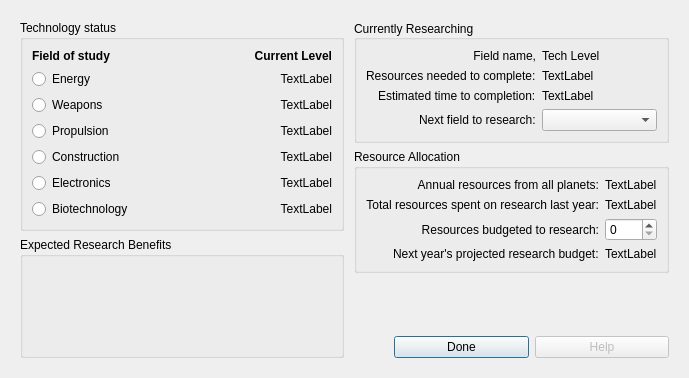
<?xml version="1.0" encoding="UTF-8"?>
<ui version="4.0">
 <class>ResearchDialog</class>
 <widget class="QDialog" name="ResearchDialog">
  <property name="geometry">
   <rect>
    <x>0</x>
    <y>0</y>
    <width>689</width>
    <height>378</height>
   </rect>
  </property>
  <property name="windowTitle">
   <string>Research</string>
  </property>
  <property name="modal">
   <bool>true</bool>
  </property>
  <layout class="QHBoxLayout" name="horizontalLayout">
   <property name="spacing">
    <number>0</number>
   </property>
   <item>
    <widget class="QWidget" name="leftColumn" native="true">
     <layout class="QVBoxLayout" name="verticalLayout">
      <property name="rightMargin">
       <number>5</number>
      </property>
      <item>
       <widget class="QGroupBox" name="technologyStatusBox">
        <property name="title">
         <string>Technology status</string>
        </property>
        <layout class="QFormLayout" name="formLayout_3">
         <property name="fieldGrowthPolicy">
          <enum>QFormLayout::AllNonFixedFieldsGrow</enum>
         </property>
         <item row="0" column="0">
          <widget class="QLabel" name="label_16">
           <property name="font">
            <font>
             <weight>75</weight>
             <bold>true</bold>
            </font>
           </property>
           <property name="text">
            <string>Field of study</string>
           </property>
          </widget>
         </item>
         <item row="0" column="1">
          <widget class="QLabel" name="label_17">
           <property name="font">
            <font>
             <weight>75</weight>
             <bold>true</bold>
            </font>
           </property>
           <property name="text">
            <string>Current Level</string>
           </property>
           <property name="alignment">
            <set>Qt::AlignRight|Qt::AlignTrailing|Qt::AlignVCenter</set>
           </property>
          </widget>
         </item>
         <item row="1" column="0">
          <widget class="QRadioButton" name="energyButton">
           <property name="text">
            <string>Energy</string>
           </property>
          </widget>
         </item>
         <item row="1" column="1">
          <widget class="QLabel" name="energyLevelLabel">
           <property name="text">
            <string>TextLabel</string>
           </property>
           <property name="alignment">
            <set>Qt::AlignRight|Qt::AlignTrailing|Qt::AlignVCenter</set>
           </property>
          </widget>
         </item>
         <item row="2" column="0">
          <widget class="QRadioButton" name="weaponsButton">
           <property name="text">
            <string>Weapons</string>
           </property>
          </widget>
         </item>
         <item row="2" column="1">
          <widget class="QLabel" name="weaponsLevelLabel">
           <property name="text">
            <string>TextLabel</string>
           </property>
           <property name="alignment">
            <set>Qt::AlignRight|Qt::AlignTrailing|Qt::AlignVCenter</set>
           </property>
          </widget>
         </item>
         <item row="3" column="0">
          <widget class="QRadioButton" name="propulsionButton">
           <property name="text">
            <string>Propulsion</string>
           </property>
          </widget>
         </item>
         <item row="3" column="1">
          <widget class="QLabel" name="propulsionLevelLabel">
           <property name="text">
            <string>TextLabel</string>
           </property>
           <property name="alignment">
            <set>Qt::AlignRight|Qt::AlignTrailing|Qt::AlignVCenter</set>
           </property>
          </widget>
         </item>
         <item row="4" column="0">
          <widget class="QRadioButton" name="constructionButton">
           <property name="text">
            <string>Construction</string>
           </property>
          </widget>
         </item>
         <item row="4" column="1">
          <widget class="QLabel" name="constructionLevelLabel">
           <property name="text">
            <string>TextLabel</string>
           </property>
           <property name="alignment">
            <set>Qt::AlignRight|Qt::AlignTrailing|Qt::AlignVCenter</set>
           </property>
          </widget>
         </item>
         <item row="5" column="0">
          <widget class="QRadioButton" name="electronicsButton">
           <property name="text">
            <string>Electronics</string>
           </property>
          </widget>
         </item>
         <item row="5" column="1">
          <widget class="QLabel" name="electronicsLevelLabel">
           <property name="text">
            <string>TextLabel</string>
           </property>
           <property name="alignment">
            <set>Qt::AlignRight|Qt::AlignTrailing|Qt::AlignVCenter</set>
           </property>
          </widget>
         </item>
         <item row="6" column="0">
          <widget class="QRadioButton" name="biotechnologyButton">
           <property name="text">
            <string>Biotechnology</string>
           </property>
          </widget>
         </item>
         <item row="6" column="1">
          <widget class="QLabel" name="biotechnologyLevelLabel">
           <property name="text">
            <string>TextLabel</string>
           </property>
           <property name="alignment">
            <set>Qt::AlignRight|Qt::AlignTrailing|Qt::AlignVCenter</set>
           </property>
          </widget>
         </item>
        </layout>
       </widget>
      </item>
      <item>
       <widget class="QGroupBox" name="researchBenefitsBox">
        <property name="title">
         <string>Expected Research Benefits</string>
        </property>
        <layout class="QVBoxLayout" name="verticalLayout_3">
         <property name="leftMargin">
          <number>9</number>
         </property>
         <property name="topMargin">
          <number>0</number>
         </property>
         <property name="rightMargin">
          <number>9</number>
         </property>
         <property name="bottomMargin">
          <number>9</number>
         </property>
         <item>
          <widget class="QListView" name="researchBenefitsView">
           <property name="styleSheet">
            <string notr="true">background: rgba(255, 255, 255, 0%)</string>
           </property>
           <property name="frameShape">
            <enum>QFrame::NoFrame</enum>
           </property>
           <property name="verticalScrollBarPolicy">
            <enum>Qt::ScrollBarAlwaysOff</enum>
           </property>
           <property name="horizontalScrollBarPolicy">
            <enum>Qt::ScrollBarAlwaysOff</enum>
           </property>
           <property name="autoScrollMargin">
            <number>16</number>
           </property>
          </widget>
         </item>
        </layout>
       </widget>
      </item>
     </layout>
    </widget>
   </item>
   <item>
    <widget class="QWidget" name="rightColumn" native="true">
     <layout class="QVBoxLayout" name="verticalLayout_4">
      <property name="leftMargin">
       <number>5</number>
      </property>
      <item>
       <widget class="QGroupBox" name="currentResearchBox">
        <property name="sizePolicy">
         <sizepolicy hsizetype="Preferred" vsizetype="Minimum">
          <horstretch>0</horstretch>
          <verstretch>0</verstretch>
         </sizepolicy>
        </property>
        <property name="title">
         <string>Currently Researching</string>
        </property>
        <property name="alignment">
         <set>Qt::AlignLeading|Qt::AlignLeft|Qt::AlignVCenter</set>
        </property>
        <layout class="QFormLayout" name="formLayout_2">
         <property name="sizeConstraint">
          <enum>QLayout::SetDefaultConstraint</enum>
         </property>
         <property name="labelAlignment">
          <set>Qt::AlignRight|Qt::AlignTop|Qt::AlignTrailing</set>
         </property>
         <property name="formAlignment">
          <set>Qt::AlignHCenter|Qt::AlignTop</set>
         </property>
         <property name="verticalSpacing">
          <number>6</number>
         </property>
         <property name="margin">
          <number>9</number>
         </property>
         <item row="0" column="0">
          <widget class="QLabel" name="currentFieldNameLabel">
           <property name="text">
            <string>Field name,</string>
           </property>
           <property name="alignment">
            <set>Qt::AlignRight|Qt::AlignTrailing|Qt::AlignVCenter</set>
           </property>
          </widget>
         </item>
         <item row="1" column="0">
          <widget class="QLabel" name="label">
           <property name="text">
            <string>Resources needed to complete:</string>
           </property>
          </widget>
         </item>
         <item row="0" column="1">
          <widget class="QLabel" name="currentTechLevelLabel">
           <property name="text">
            <string>Tech Level &lt;level&gt;</string>
           </property>
          </widget>
         </item>
         <item row="1" column="1">
          <widget class="QLabel" name="label_4">
           <property name="text">
            <string>TextLabel</string>
           </property>
          </widget>
         </item>
         <item row="2" column="0">
          <widget class="QLabel" name="label_13">
           <property name="text">
            <string>Estimated time to completion:</string>
           </property>
          </widget>
         </item>
         <item row="2" column="1">
          <widget class="QLabel" name="label_14">
           <property name="text">
            <string>TextLabel</string>
           </property>
          </widget>
         </item>
         <item row="3" column="0">
          <widget class="QLabel" name="label_15">
           <property name="text">
            <string>Next field to research:</string>
           </property>
          </widget>
         </item>
         <item row="3" column="1">
          <widget class="QComboBox" name="nextFieldBox"/>
         </item>
        </layout>
       </widget>
      </item>
      <item>
       <widget class="QGroupBox" name="resourceAllocationBox">
        <property name="sizePolicy">
         <sizepolicy hsizetype="Preferred" vsizetype="Minimum">
          <horstretch>0</horstretch>
          <verstretch>0</verstretch>
         </sizepolicy>
        </property>
        <property name="title">
         <string>Resource Allocation</string>
        </property>
        <layout class="QFormLayout" name="formLayout">
         <property name="labelAlignment">
          <set>Qt::AlignRight|Qt::AlignTrailing|Qt::AlignVCenter</set>
         </property>
         <item row="0" column="0">
          <widget class="QLabel" name="label_5">
           <property name="text">
            <string>Annual resources from all planets:</string>
           </property>
           <property name="alignment">
            <set>Qt::AlignRight|Qt::AlignTrailing|Qt::AlignVCenter</set>
           </property>
          </widget>
         </item>
         <item row="0" column="1">
          <widget class="QLabel" name="annualResourcesLabel">
           <property name="text">
            <string>TextLabel</string>
           </property>
          </widget>
         </item>
         <item row="1" column="0">
          <widget class="QLabel" name="label_7">
           <property name="text">
            <string>Total resources spent on research last year:</string>
           </property>
           <property name="alignment">
            <set>Qt::AlignRight|Qt::AlignTrailing|Qt::AlignVCenter</set>
           </property>
          </widget>
         </item>
         <item row="1" column="1">
          <widget class="QLabel" name="lastYearResourcesLabel">
           <property name="text">
            <string>TextLabel</string>
           </property>
          </widget>
         </item>
         <item row="2" column="0">
          <widget class="QLabel" name="label_9">
           <property name="text">
            <string>Resources budgeted to research:</string>
           </property>
           <property name="alignment">
            <set>Qt::AlignRight|Qt::AlignTrailing|Qt::AlignVCenter</set>
           </property>
          </widget>
         </item>
         <item row="3" column="0">
          <widget class="QLabel" name="label_11">
           <property name="text">
            <string>Next year's projected research budget:</string>
           </property>
          </widget>
         </item>
         <item row="3" column="1">
          <widget class="QLabel" name="nextYearBudgetLabel">
           <property name="text">
            <string>TextLabel</string>
           </property>
          </widget>
         </item>
         <item row="2" column="1">
          <widget class="QSpinBox" name="spinBox"/>
         </item>
        </layout>
       </widget>
      </item>
      <item>
       <widget class="QWidget" name="buttonBox" native="true">
        <property name="sizePolicy">
         <sizepolicy hsizetype="Preferred" vsizetype="Minimum">
          <horstretch>0</horstretch>
          <verstretch>0</verstretch>
         </sizepolicy>
        </property>
        <layout class="QVBoxLayout" name="verticalLayout_2">
         <property name="margin">
          <number>0</number>
         </property>
         <item>
          <spacer name="verticalSpacer">
           <property name="orientation">
            <enum>Qt::Vertical</enum>
           </property>
           <property name="sizeHint" stdset="0">
            <size>
             <width>20</width>
             <height>40</height>
            </size>
           </property>
          </spacer>
         </item>
         <item>
          <widget class="QWidget" name="widget_4" native="true">
           <layout class="QHBoxLayout" name="horizontalLayout_2">
            <property name="margin">
             <number>0</number>
            </property>
            <item>
             <spacer name="horizontalSpacer">
              <property name="orientation">
               <enum>Qt::Horizontal</enum>
              </property>
              <property name="sizeType">
               <enum>QSizePolicy::Minimum</enum>
              </property>
              <property name="sizeHint" stdset="0">
               <size>
                <width>40</width>
                <height>20</height>
               </size>
              </property>
             </spacer>
            </item>
            <item>
             <widget class="QPushButton" name="doneButton">
              <property name="text">
               <string>Done</string>
              </property>
             </widget>
            </item>
            <item>
             <widget class="QPushButton" name="helpButton">
              <property name="enabled">
               <bool>false</bool>
              </property>
              <property name="text">
               <string>Help</string>
              </property>
             </widget>
            </item>
           </layout>
          </widget>
         </item>
        </layout>
       </widget>
      </item>
     </layout>
    </widget>
   </item>
  </layout>
 </widget>
 <resources/>
 <connections/>
</ui>
